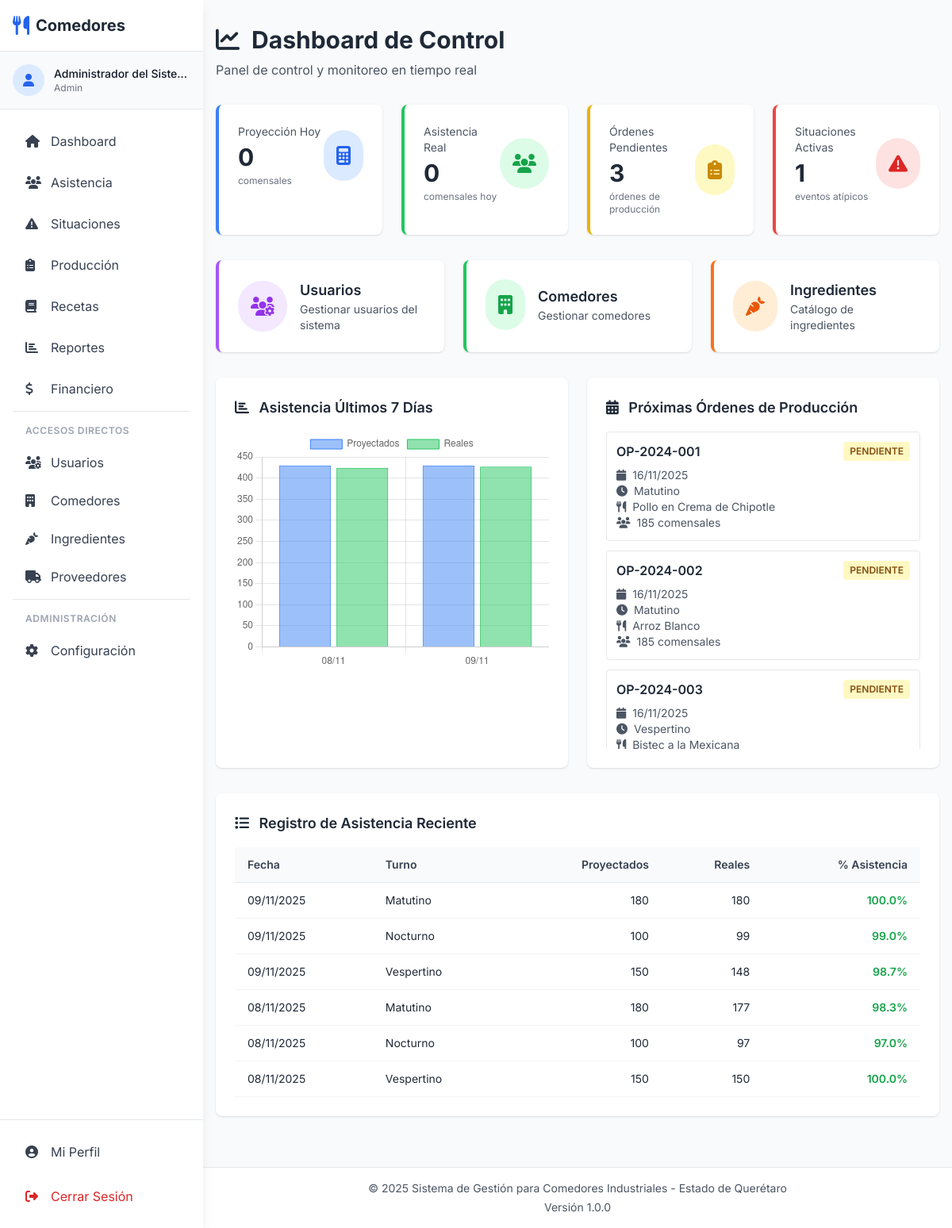
/dashboard (signed in), run on the app's committed database.
### tables this page shows
CREATE TABLE IF NOT EXISTS ordenes_produccion (
    id INT AUTO_INCREMENT PRIMARY KEY,
    numero_orden VARCHAR(50) UNIQUE NOT NULL,
    comedor_id INT NOT NULL,
    turno_id INT NOT NULL,
    fecha_servicio DATE NOT NULL,
    receta_id INT NOT NULL,
    comensales_proyectados INT NOT NULL,
    porciones_calcular INT NOT NULL,
    estado ENUM('pendiente', 'en_proceso', 'completado', 'cancelado') DEFAULT 'pendiente',
    observaciones TEXT,
    creado_por INT,
    fecha_creacion TIMESTAMP DEFAULT CURRENT_TIMESTAMP,
    fecha_actualizacion TIMESTAMP DEFAULT CURRENT_TIMESTAMP ON UPDATE CURRENT_TIMESTAMP,
    FOREIGN KEY (comedor_id) REFERENCES comedores(id) ON DELETE CASCADE,
    FOREIGN KEY (turno_id) REFERENCES turnos(id) ON DELETE CASCADE,
    FOREIGN KEY (receta_id) REFERENCES recetas(id) ON DELETE CASCADE,
    FOREIGN KEY (creado_por) REFERENCES usuarios(id) ON DELETE SET NULL,
    INDEX idx_fecha_servicio (fecha_servicio),
    INDEX idx_estado (estado),
    INDEX idx_comedor_fecha (comedor_id, fecha_servicio)
);

CREATE TABLE IF NOT EXISTS turnos (
    id INT AUTO_INCREMENT PRIMARY KEY,
    nombre VARCHAR(50) NOT NULL,
    hora_inicio TIME NOT NULL,
    hora_fin TIME NOT NULL,
    descripcion VARCHAR(200),
    activo TINYINT(1) DEFAULT 1
);

CREATE TABLE IF NOT EXISTS recetas (
    id INT AUTO_INCREMENT PRIMARY KEY,
    nombre VARCHAR(150) NOT NULL,
    linea_servicio_id INT NOT NULL,
    descripcion TEXT,
    porciones_base INT DEFAULT 100,
    tiempo_preparacion INT COMMENT 'Minutes',
    activo TINYINT(1) DEFAULT 1,
    fecha_creacion TIMESTAMP DEFAULT CURRENT_TIMESTAMP,
    FOREIGN KEY (linea_servicio_id) REFERENCES lineas_servicio(id) ON DELETE CASCADE,
    INDEX idx_linea (linea_servicio_id)
);

### app/views/dashboard/index.php (the view, shortened to what the rows shown need)
<?php require_once APP_PATH . '/views/layouts/header.php'; ?>
<?php require_once APP_PATH . '/views/layouts/nav.php'; ?>
<div class="container mx-auto px-4 py-8">
    <div class="mb-8">
        <h1 class="text-3xl font-bold text-gray-800 mb-2">
            <i class="fas fa-chart-line mr-2"></i> Dashboard de Control
        </h1>
        <p class="text-gray-600">Panel de control y monitoreo en tiempo real</p>
    </div>
    <div class="grid grid-cols-1 md:grid-cols-2 lg:grid-cols-4 gap-6 mb-8">
        <div class="bg-white rounded-lg shadow p-6 border-l-4 border-blue-500">
            <div class="flex items-center justify-between">
                <div>
                    <p class="text-sm text-gray-600 mb-1">Proyección Hoy</p>
                    <p class="text-3xl font-bold text-gray-800"><?php echo number_format($todayProjected); ?></p>
                    <p class="text-xs text-gray-500 mt-1">comensales</p>
                </div>
                <div class="bg-blue-100 rounded-full p-4">
                    <i class="fas fa-calculator text-blue-600 text-2xl"></i>
                </div>
            </div>
        </div>
        <div class="bg-white rounded-lg shadow p-6 border-l-4 border-green-500">
            <div class="flex items-center justify-between">
                <div>
                    <p class="text-sm text-gray-600 mb-1">Asistencia Real</p>
                    <p class="text-3xl font-bold text-gray-800"><?php echo number_format($todayReal); ?></p>
                    <p class="text-xs text-gray-500 mt-1">comensales hoy</p>
                </div>
                <div class="bg-green-100 rounded-full p-4">
                    <i class="fas fa-users text-green-600 text-2xl"></i>
                </div>
            </div>
        </div>
        <div class="bg-white rounded-lg shadow p-6 border-l-4 border-yellow-500">
            <div class="flex items-center justify-between">
                <div>
                    <p class="text-sm text-gray-600 mb-1">Órdenes Pendientes</p>
                    <p class="text-3xl font-bold text-gray-800"><?php echo $pendingOrders; ?></p>
                    <p class="text-xs text-gray-500 mt-1">órdenes de producción</p>
                </div>
                <div class="bg-yellow-100 rounded-full p-4">
                    <i class="fas fa-clipboard-list text-yellow-600 text-2xl"></i>
                </div>
            </div>
        </div>
        <div class="bg-white rounded-lg shadow p-6 border-l-4 border-red-500">
            <div class="flex items-center justify-between">
                <div>
                    <p class="text-sm text-gray-600 mb-1">Situaciones Activas</p>
                    <p class="text-3xl font-bold text-gray-800"><?php echo $activeSituations; ?></p>
                    <p class="text-xs text-gray-500 mt-1">eventos atípicos</p>
                </div>
                <div class="bg-red-100 rounded-full p-4">
                    <i class="fas fa-exclamation-triangle text-red-600 text-2xl"></i>
                </div>
            </div>
        </div>
    </div>
    <div class="grid grid-cols-1 md:grid-cols-3 gap-6 mb-8">
        <?php if (in_array($_SESSION['user_role'], ['admin'])): ?>
        <a href="<?php echo Router::url('/settings/users'); ?>" class="block bg-white rounded-lg shadow hover:shadow-lg transition p-6 border-l-4 border-purple-500">
            <div class="flex items-center">
                <div class="bg-purple-100 rounded-full p-4 mr-4">
                    <i class="fas fa-users-cog text-purple-600 text-2xl"></i>
                </div>
                <div>
                    <h3 class="font-semibold text-gray-800 text-lg">Usuarios</h3>
                    <p class="text-sm text-gray-600">Gestionar usuarios del sistema</p>
                </div>
            </div>
        </a>
        <a href="<?php echo Router::url('/settings/comedores'); ?>" class="block bg-white rounded-lg shadow hover:shadow-lg transition p-6 border-l-4 border-green-500">
            <div class="flex items-center">
                <div class="bg-green-100 rounded-full p-4 mr-4">
                    <i class="fas fa-building text-green-600 text-2xl"></i>
                </div>
                <div>
                    <h3 class="font-semibold text-gray-800 text-lg">Comedores</h3>
                    <p class="text-sm text-gray-600">Gestionar comedores</p>
                </div>
            </div>
        </a>
        <?php endif; ?>
        <?php if (in_array($_SESSION['user_role'], ['admin', 'chef'])): ?>
        <a href="<?php echo Router::url('/settings/ingredients'); ?>" class="block bg-white rounded-lg shadow hover:shadow-lg transition p-6 border-l-4 border-orange-500">
            <div class="flex items-center">
                <div class="bg-orange-100 rounded-full p-4 mr-4">
                    <i class="fas fa-carrot text-orange-600 text-2xl"></i>
                </div>
                <div>
                    <h3 class="font-semibold text-gray-800 text-lg">Ingredientes</h3>
                    <p class="text-sm text-gray-600">Catálogo de ingredientes</p>
                </div>
            </div>
        </a>
        <?php endif; ?>
    </div>
    <div class="grid grid-cols-1 lg:grid-cols-2 gap-6 mb-8">
        <div class="bg-white rounded-lg shadow p-6">
            <h3 class="text-lg font-semibold text-gray-800 mb-4">
                <i class="fas fa-chart-bar mr-2"></i> Asistencia Últimos 7 Días
            </h3>
            <div style="position: relative; height: 300px;">
                <canvas id="attendanceChart"></canvas>
            </div>
        </div>
        <div class="bg-white rounded-lg shadow p-6">
            <h3 class="text-lg font-semibold text-gray-800 mb-4">
                <i class="fas fa-calendar-alt mr-2"></i> Próximas Órdenes de Producción
            </h3>
            <div class="overflow-auto" style="max-height: 400px;">
                <?php if (empty($upcomingOrders)): ?>
                    <p class="text-gray-500 text-center py-4">No hay órdenes programadas</p>
                <?php else: ?>
                    <?php foreach ($upcomingOrders as $order): ?>
                    <div class="mb-3 p-3 border border-gray-200 rounded hover:bg-gray-50 transition">
                        <div class="flex items-center justify-between mb-2">
                            <span class="font-semibold text-gray-800">
                                <?php echo htmlspecialchars($order['numero_orden']); ?>
                            </span>
                            <span class="px-2 py-1 text-xs font-semibold rounded
                                <?php
                                    echo $order['estado'] === 'pendiente' ? 'bg-yellow-100 text-yellow-800' :
                                         ($order['estado'] === 'en_proceso' ? 'bg-blue-100 text-blue-800' : 'bg-green-100 text-green-800');
                                ?>">
                                <?php echo strtoupper($order['estado']); ?>
                            </span>
                        </div>
                        <p class="text-sm text-gray-600">
                            <i class="fas fa-calendar mr-1"></i> <?php echo date('d/m/Y', strtotime($order['fecha_servicio'])); ?>
                        </p>
                        <p class="text-sm text-gray-600">
                            <i class="fas fa-clock mr-1"></i> <?php echo htmlspecialchars($order['turno']); ?>
                        </p>
                        <p class="text-sm text-gray-600">
                            <i class="fas fa-utensils mr-1"></i> <?php echo htmlspecialchars($order['receta']); ?>
                        </p>
                        <p class="text-sm text-gray-600">
                            <i class="fas fa-users mr-1"></i> <?php echo $order['comensales_proyectados']; ?> comensales
                        </p>
                    </div>
                    <?php endforeach; ?>
                <?php endif; ?>
            </div>
        </div>
    </div>
    <div class="bg-white rounded-lg shadow p-6">
        <h3 class="text-lg font-semibold text-gray-800 mb-4">
            <i class="fas fa-list mr-2"></i> Registro de Asistencia Reciente
        </h3>
        <div class="overflow-x-auto">
            <table class="w-full">
                <thead>
                    <tr class="bg-gray-50 border-b border-gray-200">
                        <th class="px-4 py-3 text-left text-sm font-semibold text-gray-700">Fecha</th>
                        <th class="px-4 py-3 text-left text-sm font-semibold text-gray-700">Turno</th>
                        <th class="px-4 py-3 text-right text-sm font-semibold text-gray-700">Proyectados</th>
                        <th class="px-4 py-3 text-right text-sm font-semibold text-gray-700">Reales</th>
                        <th class="px-4 py-3 text-right text-sm font-semibold text-gray-700">% Asistencia</th>
                    </tr>
                </thead>
                <tbody>
                    <?php if (empty($recentAttendance)): ?>
                        <tr>
                            <td colspan="5" class="px-4 py-4 text-center text-gray-500">No hay registros</td>
                        </tr>
                    <?php else: ?>
                        <?php foreach ($recentAttendance as $record): ?>
                        <tr class="border-b border-gray-100 hover:bg-gray-50">
                            <td class="px-4 py-3 text-sm text-gray-800">
                                <?php echo date('d/m/Y', strtotime($record['fecha'])); ?>
                            </td>
                            <td class="px-4 py-3 text-sm text-gray-800">
                                <?php echo htmlspecialchars($record['turno']); ?>
                            </td>
                            <td class="px-4 py-3 text-sm text-gray-800 text-right">
                                <?php echo number_format($record['proyectados']); ?>
                            </td>
                            <td class="px-4 py-3 text-sm text-gray-800 text-right">
                                <?php echo number_format($record['reales']); ?>
                            </td>
                            <td class="px-4 py-3 text-sm text-right">
                                <?php
                                    $percentage = $record['porcentaje'];
                                    $colorClass = 'text-green-600';
                                ?>
                                <span class="font-semibold <?php echo $colorClass; ?>">
                                    <?php echo number_format($percentage, 1); ?>%
                                </span>
                            </td>
                        </tr>
                        <?php endforeach; ?>
                    <?php endif; ?>
                </tbody>
            </table>
        </div>
    </div>
</div>
<script>
// Attendance Chart
<?php
$chartDates = [];
$chartProjected = [];
$chartReal = [];
$groupedData = [];
foreach ($recentAttendance as $record) {
    $date = $record['fecha'];
    if (!isset($groupedData[$date])) {
        $groupedData[$date] = ['proyectados' => 0, 'reales' => 0];
    }
    $groupedData[$date]['proyectados'] += $record['proyectados'];
    $groupedData[$date]['reales'] += $record['reales'];
}
foreach ($groupedData as $date => $data) {
    $chartDates[] = date('d/m', strtotime($date));
    $chartProjected[] = $data['proyectados'];
    $chartReal[] = $data['reales'];
}
?>
const ctx = document.getElementById('attendanceChart');
if (ctx) {
    new Chart(ctx, {
        type: 'bar',
        data: {
            labels: <?php echo json_encode(array_reverse($chartDates)); ?>,
            datasets: [
                {
                    label: 'Proyectados',
                    data: <?php echo json_encode(array_reverse($chartProjected)); ?>,
                    backgroundColor: 'rgba(59, 130, 246, 0.5)',
                    borderColor: 'rgba(59, 130, 246, 1)',
                    borderWidth: 1
                },
                {
                    label: 'Reales',
                    data: <?php echo json_encode(array_reverse($chartReal)); ?>,
                    backgroundColor: 'rgba(34, 197, 94, 0.5)',
                    borderColor: 'rgba(34, 197, 94, 1)',
                    borderWidth: 1
                }
            ]
        },
        options: {
            responsive: true,
            maintainAspectRatio: false,
            plugins: {
                legend: {
                    position: 'top',
                }
            },
            scales: {
                y: {
                    beginAtZero: true
                }
            }
        }
    });
}
</script>
<?php require_once APP_PATH . '/views/layouts/footer.php'; ?>

### app/Router.php (shortened to what the rows shown need)
<?php
class Router {
    private $routes = [];
    public function add($method, $path, $controller, $action) {
        $this->routes[] = [
            'method' => strtoupper($method),
            'path' => $path,
            'controller' => $controller,
            'action' => $action
        ];
    }
    public function dispatch() {
        $requestMethod = $_SERVER['REQUEST_METHOD'];
        $requestUri = $_SERVER['REQUEST_URI'];
        $requestUri = strtok($requestUri, '?');
        $scriptName = $_SERVER['SCRIPT_NAME'];
        $basePath = str_replace('/index.php', '', $scriptName);
        $requestPath = str_replace($basePath, '', $requestUri);
        foreach ($this->routes as $route) {
            if ($route['method'] === $requestMethod) {
                $pattern = $this->convertToRegex($route['path']);
                if (preg_match($pattern, $requestPath, $matches)) {
                    array_shift($matches);
                    $controllerName = $route['controller'];
                    $controllerFile = APP_PATH . '/controllers/' . $controllerName . '.php';
                    if (file_exists($controllerFile)) {
                        $controller = new $controllerName();
                        $action = $route['action'];
                        if (method_exists($controller, $action)) {
                            call_user_func_array([$controller, $action], $matches);
                            return;
                        } else {
                            $this->error404("Method $action not found in $controllerName");
                            return;
                        }
                    } else {
                        $this->error404("Controller file not found: $controllerFile");
                        return;
                    }
                }
            }
        }
    }
    private function convertToRegex($path) {
        $pattern = preg_replace('/\/:([^\/]+)/', '/([^/]+)', $path);
        return '#^' . $pattern . '$#';
    }
    public static function url($path = '') {
        return BASE_URL . $path;
    }
}

### data on the page
ordenes_produccion: numero_orden "OP-2024-001", estado "PENDIENTE", fecha_servicio "16/11/2025", turno.nombre "Matutino", receta.nombre "Pollo en Crema de Chipotle", comensales_proyectados "185"
ordenes_produccion: numero_orden "OP-2024-002", estado "PENDIENTE", fecha_servicio "16/11/2025", turno.nombre "Matutino", receta.nombre "Arroz Blanco", comensales_proyectados "185"
ordenes_produccion: numero_orden "OP-2024-003", estado "PENDIENTE", fecha_servicio "16/11/2025", turno.nombre "Vespertino", receta.nombre "Bistec a la Mexicana"

### other printed values
$todayProjected "0"
$todayReal "0"
$pendingOrders "3"
$activeSituations "1"
date('d/m/Y', strtotime($record['fecha'])) "09/11/2025"
$record['turno'] "Matutino"
$record['proyectados'] "180"
$record['reales'] "180"
$percentage "100.0"
$record['turno'] "Nocturno"
$record['proyectados'] "100"
$record['reales'] "99"
$percentage "99.0"
$record['turno'] "Vespertino"
$record['proyectados'] "150"
